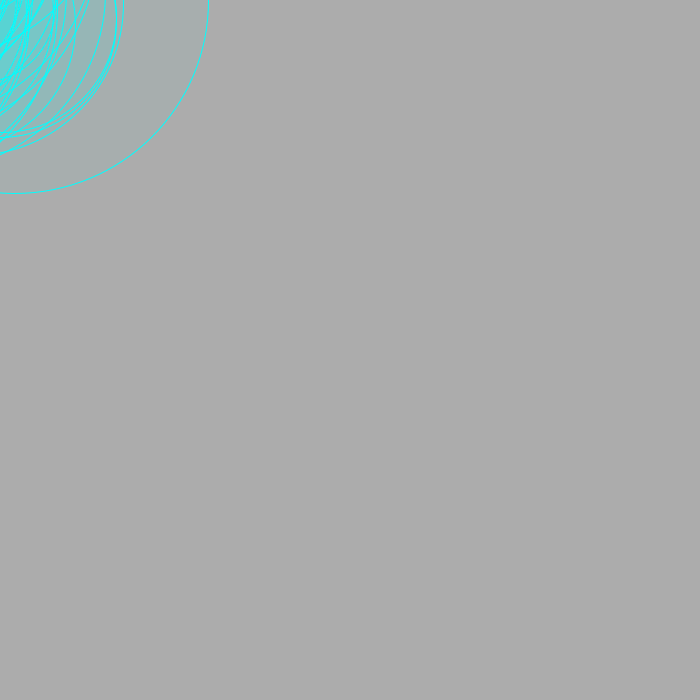
Frame 1 (no input)
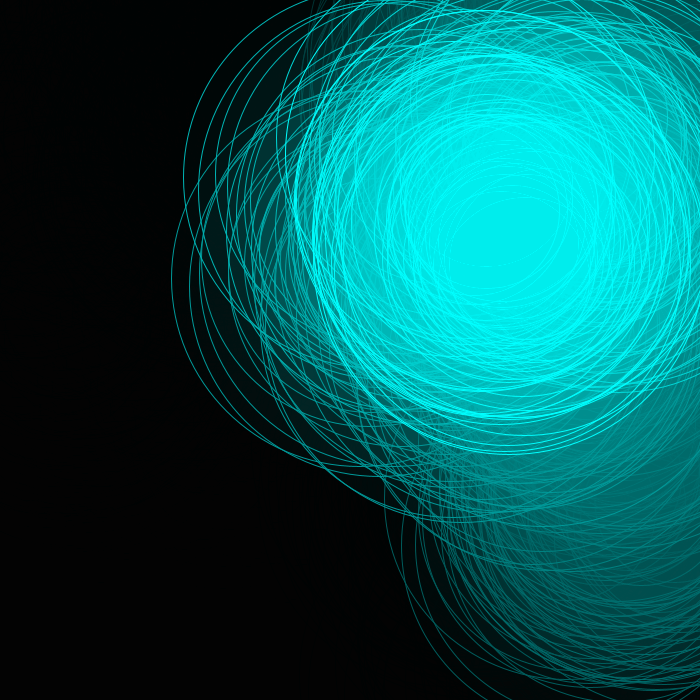
Frame 60 (the mouse pressed at the canvas centre just before this capture)
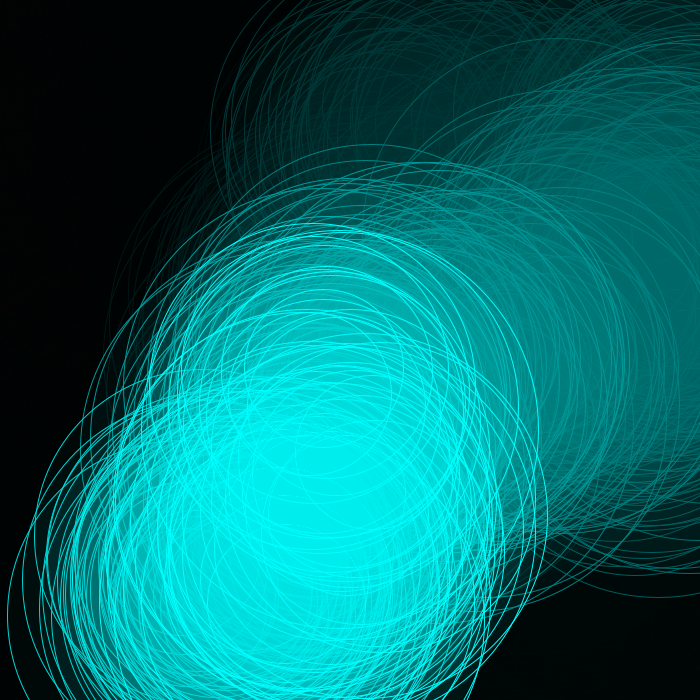
Frame 120 (the mouse held since frame 60 and released just before this capture)

The Processing sketch that drew these frames (run headless with seeded random() and noise(); from frame 60 on, the mouse is pressed at the canvas centre):

// Processing sketch: transparent_circles_2
// ── transparent_circles_2.pde
float x;
float y;
float r;

void setup() {

  size(700, 700);
  smooth();
}

void draw() {

  noStroke();
  fill(0, 40);
  rect(0, 0, width, height);

  stroke(0, 255, 255);
  fill(0, 255, 255, 7);


  x=random(x-50, x+50);
  x=constrain(x, 0, width);
  y=random(y-50, y+50);
  y=constrain(y, 0, height);

  for (int i=0; i<50; i++) {
    r=random(150, 400);
    ellipse(x, y, r, r);
    x+=random(-25, 25);
    y+=random(-25, 25);
  }
}
